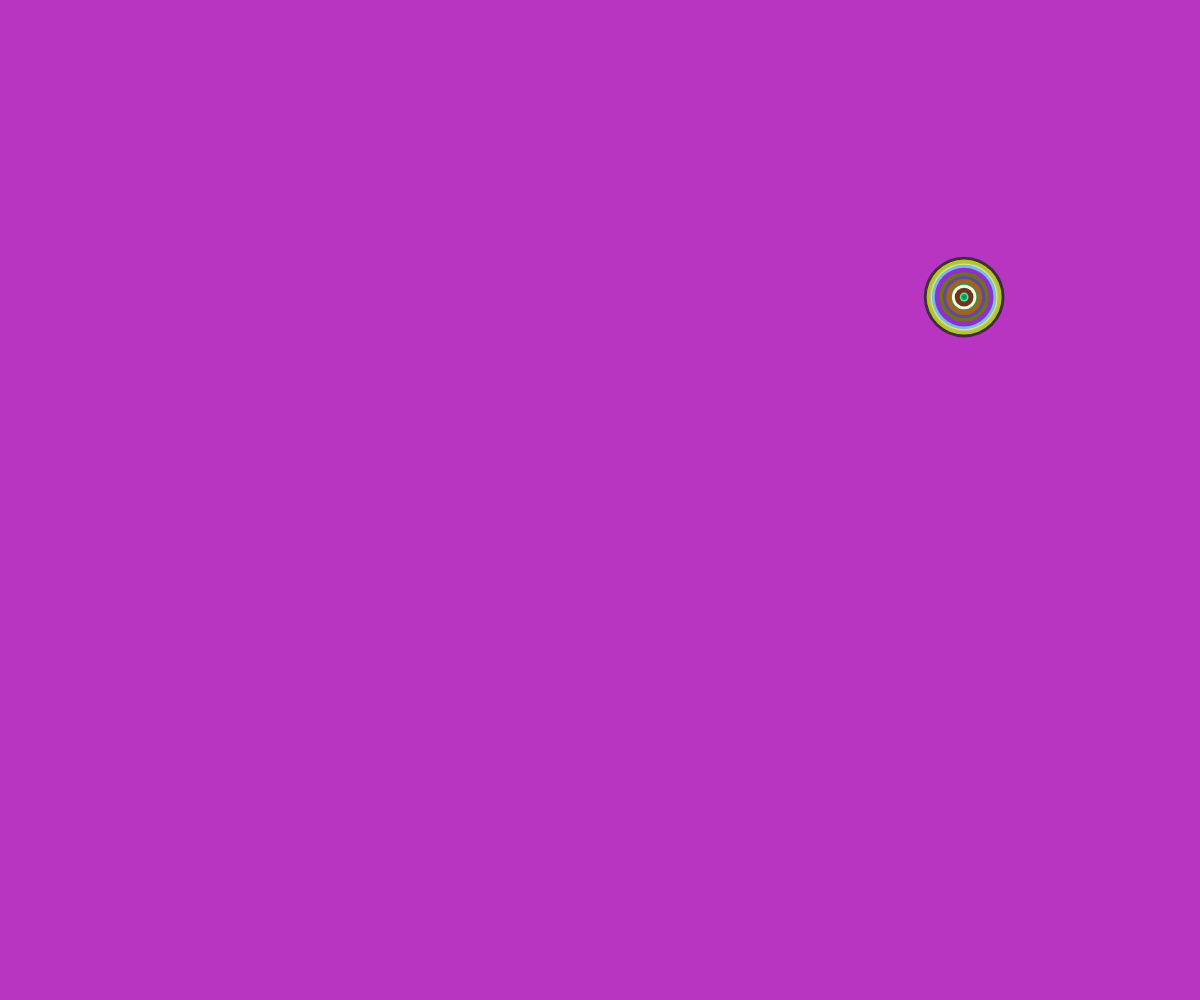
Frame 1 (no input)
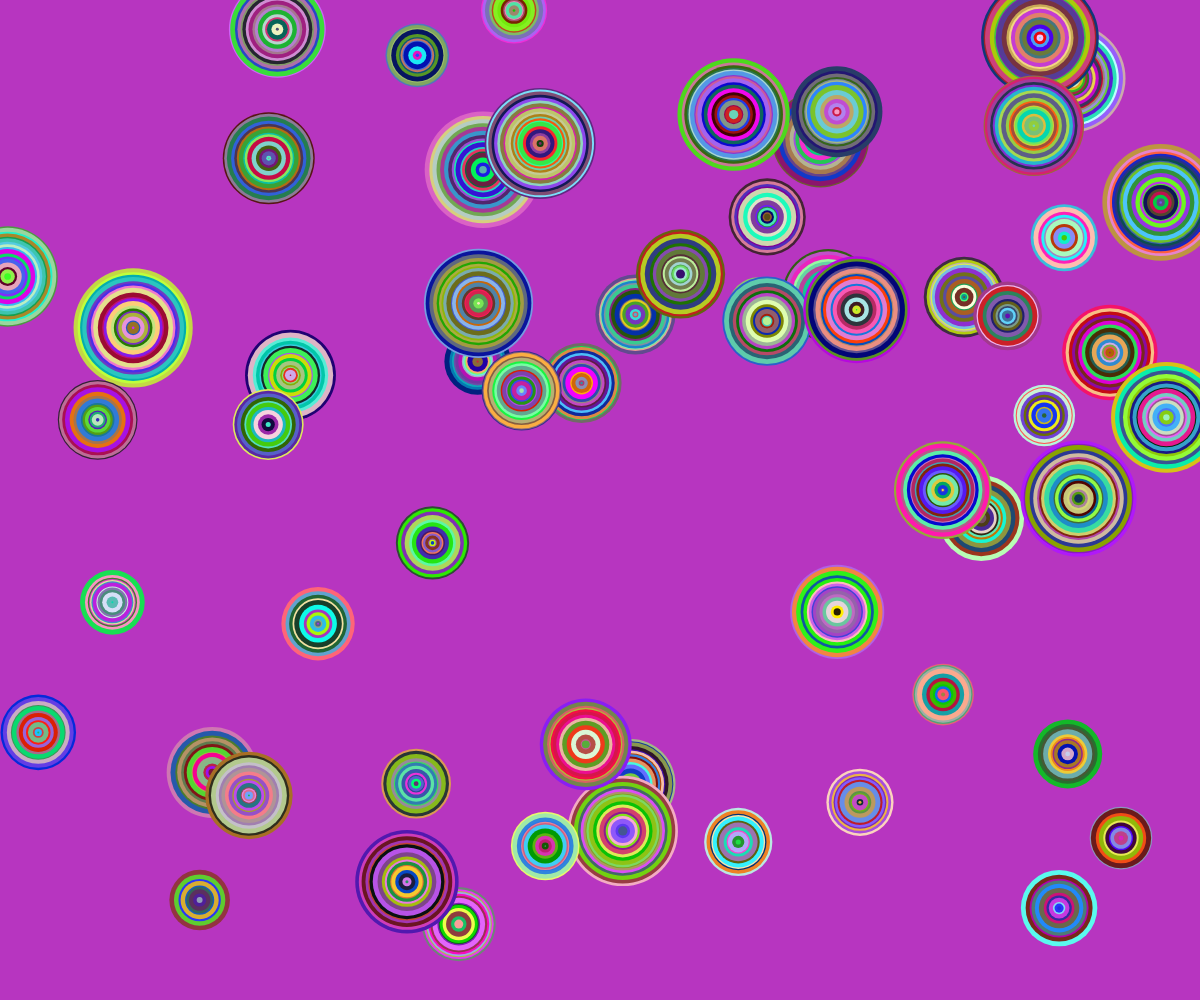
Frame 60 (no input)
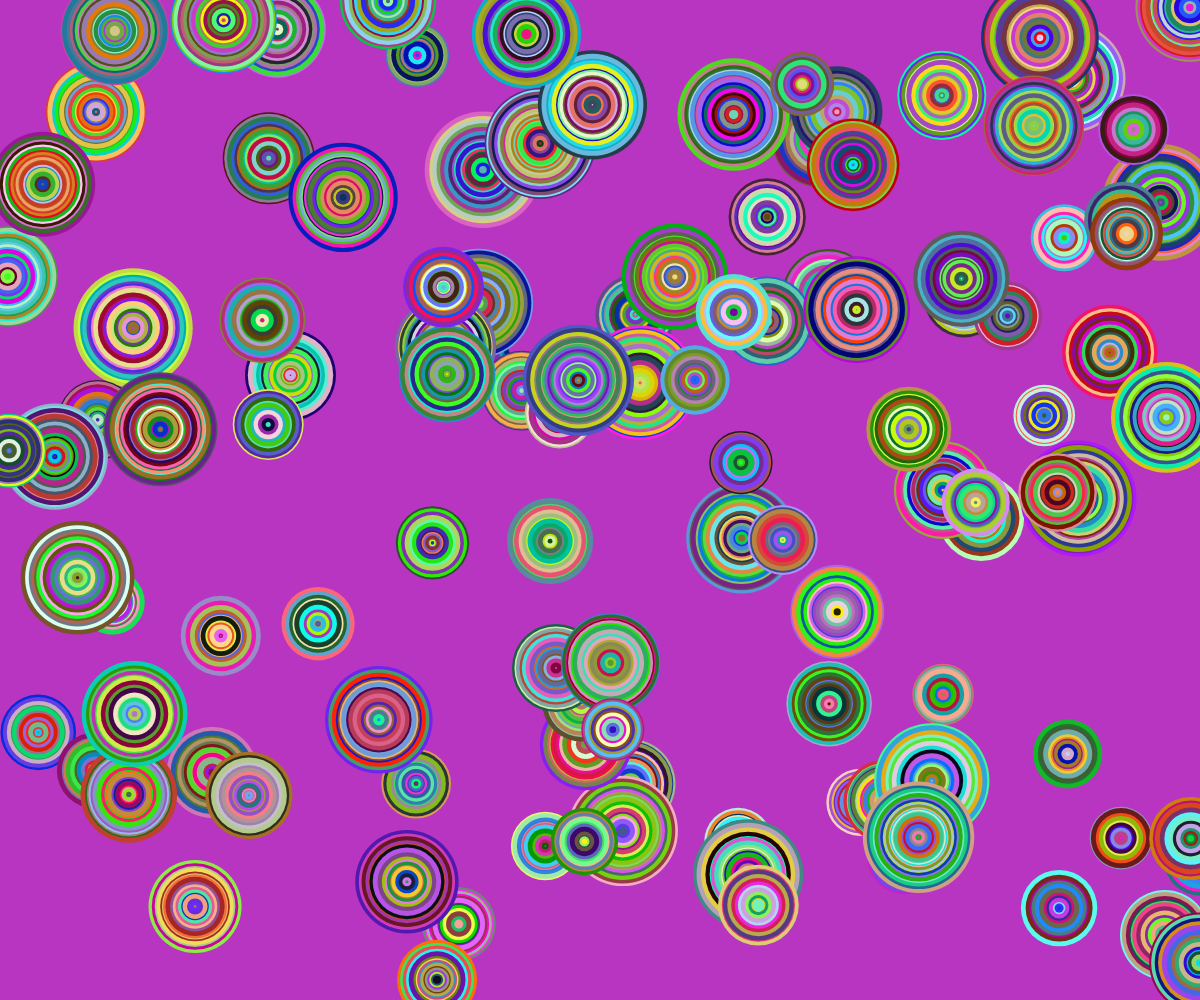
Frame 120 (the mouse pressed at the canvas centre since frame 60)

The p5.js sketch that drew these frames (run headless with seeded random() and noise() and a simulated clock; from frame 60 on, the mouse is pressed at the canvas centre):

// p5.js sketch
// ── sketch.js
function setup() {
  createCanvas(windowWidth, windowHeight);
  background(random(256), random(256), random(256));
  noStroke();

}

function draw() {

  let size = random(windowWidth * .05, windowWidth * .1);

  let x = random(width);
  let y = random(height);

  for (let ring = size; ring >= 0; ring -= random(2, 10)) {
    fill(random(256), random(256), random(256));
    circle(x, y, ring);
  }
}
